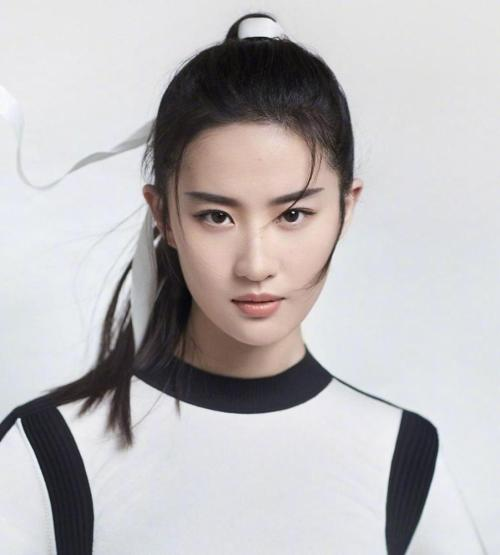
#> input picture NeuralNetworkModel/IMAGE/2.jpg, 500 x 555 px
$ python opencv.py
#> lines starting #> are read from the running program, lines starting #| are printed output that depends on the picture
import cv2

img = cv2.imread("2.jpg")
#> img is the input picture: shape (555, 500, 3); mean B, G, R 186.5, 184.9, 187.9
cv2.imshow("image",img)
cv2.waitKey(0)
cv2.destroyAllWindows()

#画线
green = (0,255,0)
cv2.line(img,(0,0),(300,400),green,3)
cv2.imshow("image",img)
cv2.waitKey(0)
cv2.destroyAllWindows()

#画圆
green = (0,255,0)
cv2.circle(img,(150,150),100,green,2)
cv2.imshow("image",img)
cv2.waitKey(0)
cv2.destroyAllWindows()

#画矩形
green = (0,255,0)
cv2.rectangle(img,(50,100),(150,200),green,2)
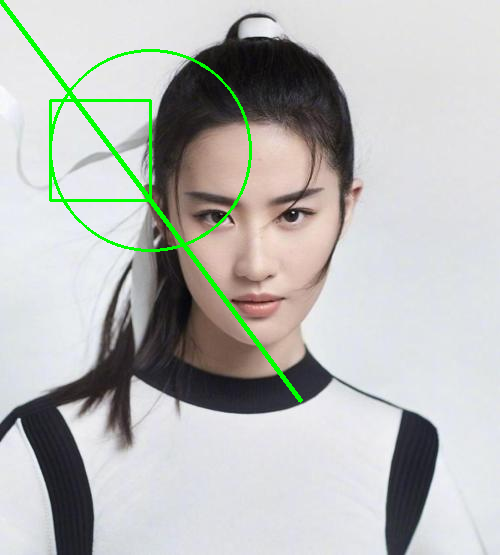
#> img: shape (555, 500, 3); mean B, G, R 183.1, 186.3, 184.3
cv2.imshow("image",img)
cv2.waitKey(0)
cv2.destroyAllWindows()

$ run again, with NeuralNetworkModel/IMAGE/1.jpg copied over NeuralNetworkModel/IMAGE/2.jpg
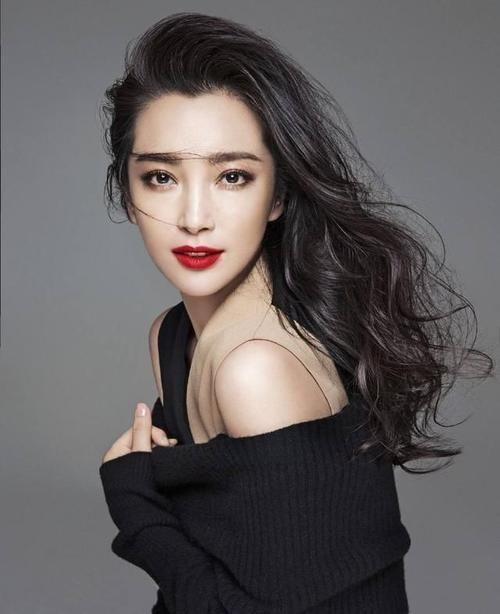
#> input picture NeuralNetworkModel/IMAGE/1.jpg, 500 x 614 px
#> img is the input picture: shape (614, 500, 3); mean B, G, R 94.7, 94.5, 99.6
#> `cv2.rectangle(img,(50,100),(150,200),green,2)`:
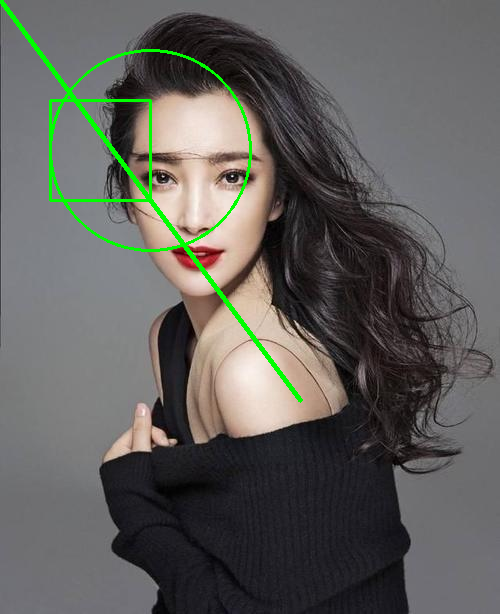
#> img: shape (614, 500, 3); mean B, G, R 92.6, 96.7, 97.1

$ run again, with NeuralNetworkModel/IMAGE/3.jpg copied over NeuralNetworkModel/IMAGE/2.jpg
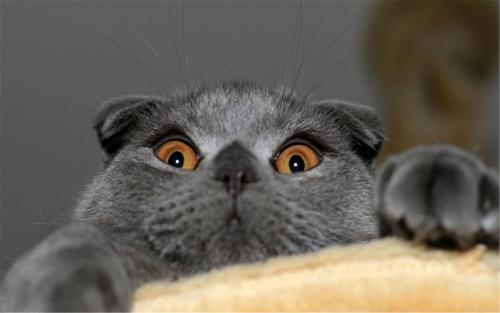
#> input picture NeuralNetworkModel/IMAGE/3.jpg, 500 x 313 px
#> img is the input picture: shape (313, 500, 3); mean B, G, R 89, 98.8, 104.6
#> `cv2.rectangle(img,(50,100),(150,200),green,2)`:
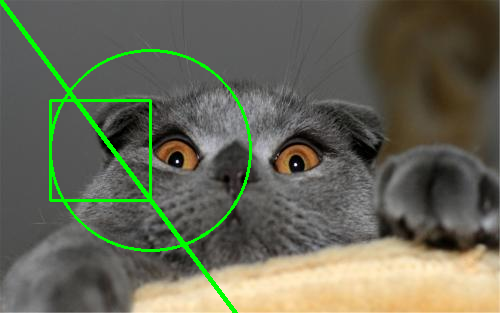
#> img: shape (313, 500, 3); mean B, G, R 86.4, 103.7, 101.9

$ run again, with NeuralNetworkModel/IMAGE/4.jpg copied over NeuralNetworkModel/IMAGE/2.jpg
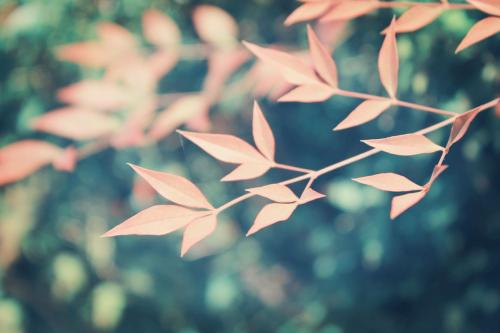
#> input picture NeuralNetworkModel/IMAGE/4.jpg, 500 x 333 px
#> img is the input picture: shape (333, 500, 3); mean B, G, R 125.3, 129.6, 116
#> `cv2.rectangle(img,(50,100),(150,200),green,2)`:
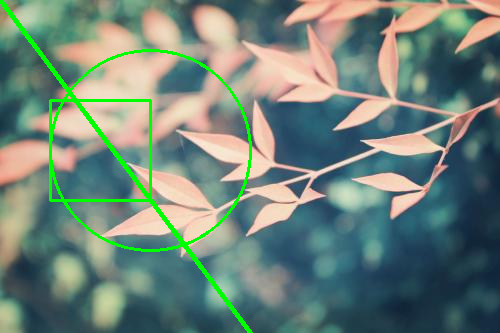
#> img: shape (333, 500, 3); mean B, G, R 121.2, 132.5, 111.8
